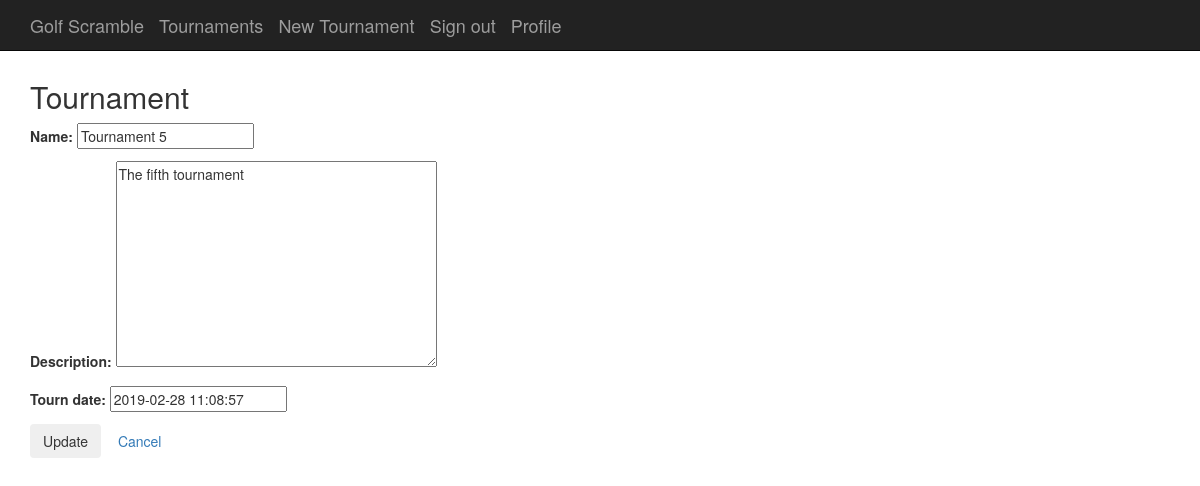
Screenshot of /tournaments/7/update (signed in) with the database file from the repository.
### tournaments/models.py (models this page shows, shortened)
class Tournament(models.Model):
    id = models.AutoField(primary_key=True)
    name = models.CharField(max_length=200)
    description = models.TextField()
    tourn_date = models.DateTimeField(blank=True, default=one_day_hence())

### pages/views.py (the view)
# urls.py: path('tournaments/<int:pk>/update', TournamentUpdateView.as_view(), name='tournament_update'),
class TournamentUpdateView(LoginRequiredMixin, UpdateView): #(LoginRequiredMixin, UserPassesTestMixin, UpdateView)
    model = Tournament
    template_name = 'tournament_update.html'
    fields = ['name', 'description', 'tourn_date']
    """
    def test_func(self):
        tournament = self.get_object()
        if self.request.user == tournament.author:
            return True
        return False"""

### templates/tournament_update.html (shortened to what this page needs)
{% extends "base.html" %}
{% block content %}
<h2>Tournament</h2>
<form method="post">
  {{ form.as_p }}
  <button class= "btn btn-outline-info" type="submit">Update</button>
  <a class= "btn btn-outline-secondary" href="{% url 'tournament_detail' object.id%}">Cancel</a>
</form>
{% endblock %}

### templates/base.html (style rules this page uses)
body { padding-top: 60px; }

### rows the page displays
Tournament: name "Tournament 5", description "The fifth tournament", tourn_date "2019-02-28 11:08:57"
